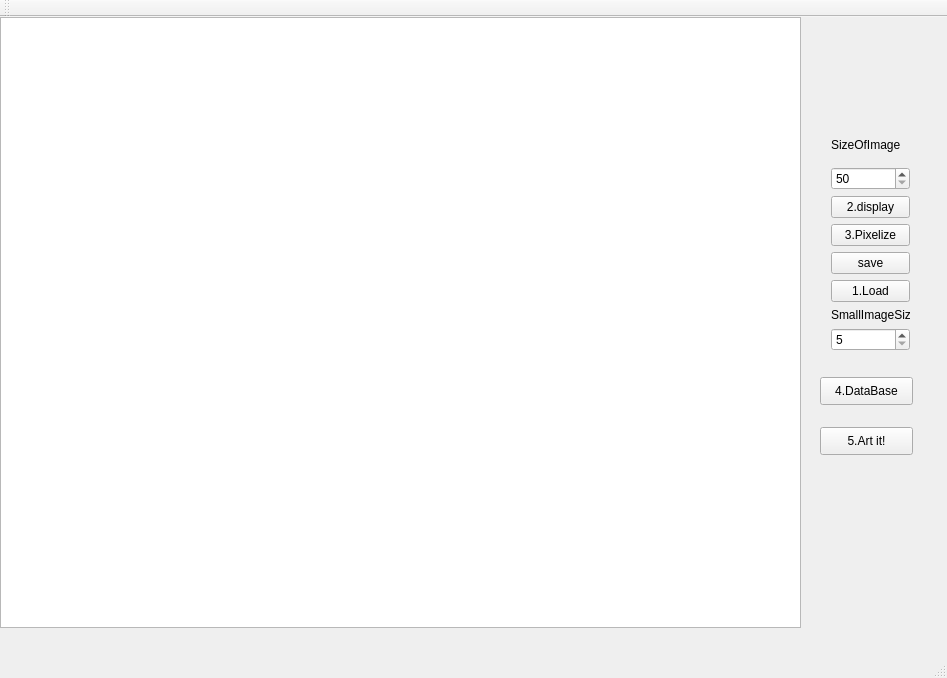
<?xml version="1.0" encoding="UTF-8"?>
<ui version="4.0">
 <class>MainWindow</class>
 <widget class="QMainWindow" name="MainWindow">
  <property name="geometry">
   <rect>
    <x>0</x>
    <y>0</y>
    <width>947</width>
    <height>678</height>
   </rect>
  </property>
  <property name="windowTitle">
   <string>MainWindow</string>
  </property>
  <widget class="QWidget" name="centralWidget">
   <widget class="QGraphicsView" name="graphicsView">
    <property name="geometry">
     <rect>
      <x>0</x>
      <y>0</y>
      <width>801</width>
      <height>611</height>
     </rect>
    </property>
   </widget>
   <widget class="QPushButton" name="pushButton_4">
    <property name="geometry">
     <rect>
      <x>820</x>
      <y>360</y>
      <width>93</width>
      <height>28</height>
     </rect>
    </property>
    <property name="text">
     <string>4.DataBase</string>
    </property>
   </widget>
   <widget class="QPushButton" name="pushButton_5">
    <property name="geometry">
     <rect>
      <x>820</x>
      <y>410</y>
      <width>93</width>
      <height>28</height>
     </rect>
    </property>
    <property name="text">
     <string>5.Art it!</string>
    </property>
   </widget>
   <widget class="QWidget" name="layoutWidget">
    <property name="geometry">
     <rect>
      <x>820</x>
      <y>100</y>
      <width>101</width>
      <height>245</height>
     </rect>
    </property>
    <layout class="QVBoxLayout" name="verticalLayout_4">
     <item>
      <widget class="QLabel" name="label">
       <property name="text">
        <string>SizeOfImage</string>
       </property>
      </widget>
     </item>
     <item>
      <layout class="QVBoxLayout" name="verticalLayout_3">
       <item>
        <layout class="QVBoxLayout" name="verticalLayout_2">
         <item>
          <layout class="QVBoxLayout" name="verticalLayout">
           <item>
            <widget class="QSpinBox" name="spinBox_2">
             <property name="minimum">
              <number>50</number>
             </property>
             <property name="maximum">
              <number>400</number>
             </property>
            </widget>
           </item>
           <item>
            <widget class="QPushButton" name="pushButton_3">
             <property name="text">
              <string>2.display</string>
             </property>
            </widget>
           </item>
           <item>
            <widget class="QPushButton" name="btnpixelize">
             <property name="text">
              <string>3.Pixelize</string>
             </property>
            </widget>
           </item>
           <item>
            <widget class="QPushButton" name="pushButton_2">
             <property name="text">
              <string>save</string>
             </property>
            </widget>
           </item>
          </layout>
         </item>
         <item>
          <widget class="QPushButton" name="pushButton">
           <property name="text">
            <string>1.Load</string>
           </property>
          </widget>
         </item>
         <item>
          <widget class="QLabel" name="label_2">
           <property name="text">
            <string>SmallImageSize</string>
           </property>
          </widget>
         </item>
         <item>
          <widget class="QSpinBox" name="spinBox">
           <property name="minimum">
            <number>5</number>
           </property>
           <property name="maximum">
            <number>40</number>
           </property>
          </widget>
         </item>
        </layout>
       </item>
      </layout>
     </item>
    </layout>
   </widget>
   <zorder>graphicsView</zorder>
   <zorder>pushButton_4</zorder>
   <zorder>pushButton_5</zorder>
   <zorder>layoutWidget</zorder>
   <zorder>pushButton</zorder>
   <zorder>pushButton_3</zorder>
  </widget>
  <widget class="QMenuBar" name="menuBar">
   <property name="geometry">
    <rect>
     <x>0</x>
     <y>0</y>
     <width>947</width>
     <height>26</height>
    </rect>
   </property>
  </widget>
  <widget class="QToolBar" name="mainToolBar">
   <attribute name="toolBarArea">
    <enum>TopToolBarArea</enum>
   </attribute>
   <attribute name="toolBarBreak">
    <bool>false</bool>
   </attribute>
  </widget>
  <widget class="QStatusBar" name="statusBar"/>
 </widget>
 <layoutdefault spacing="6" margin="11"/>
 <resources/>
 <connections/>
</ui>
